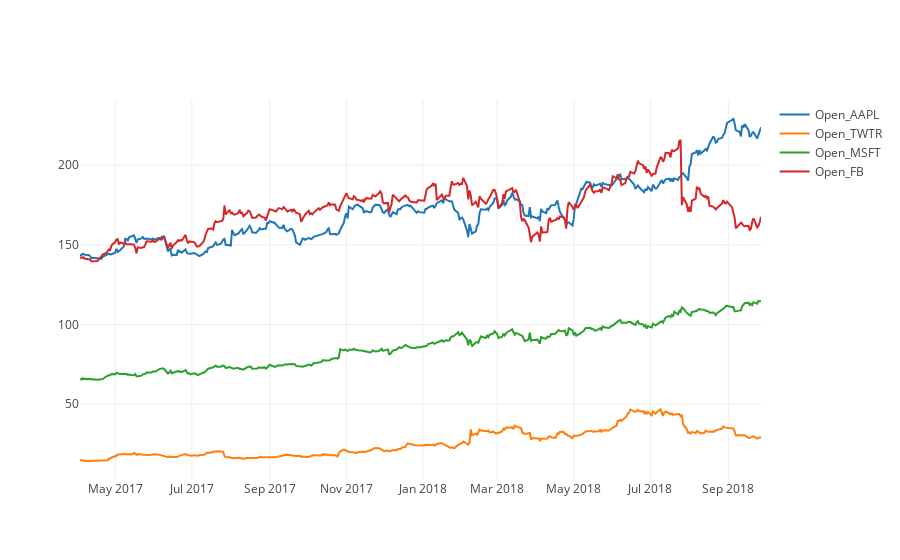

Notebook code cell kept with this figure:
### Markdown cell above
`AAPL` and `FB` are in the upper of the graph with prices around 150-200. `MSFT` is around 60-100. And, `TWTR` is around 20-30.

### Code cell
def to_plot(df):
    out = []
    for c in df.columns:
        tmp = go.Scatter(x=df.index, y=df[c], mode = 'lines', name=c)
        out.append(tmp)
    return out

py.offline.plot(to_plot(train), filename = 'train.html', auto_open=False)
py.offline.iplot(to_plot(train))

### Figure 1 — Plotly figure (JSON) as saved in the notebook; plotly's stock layout.template omitted (floating-point values rounded to 4 significant figures; data arrays with more than 128 entries replaced by an {"elided": "..."} marker saying what was removed)
{"data": [{"mode": "lines", "name": "Open_AAPL", "type": "scatter", "uid": "cfb8121e-c2bb-11e8-a232-e8b1fcc1dc1a", "x": {"elided": "376 str values"}, "y": {"elided": "376 float values"}}, {"mode": "lines", "name": "Open_TWTR", "type": "scatter", "uid": "cfb8121f-c2bb-11e8-bcbf-e8b1fcc1dc1a", "x": {"elided": "376 str values"}, "y": {"elided": "376 float values"}}, {"mode": "lines", "name": "Open_MSFT", "type": "scatter", "uid": "cfb81220-c2bb-11e8-b60a-e8b1fcc1dc1a", "x": {"elided": "376 str values"}, "y": {"elided": "376 float values"}}, {"mode": "lines", "name": "Open_FB", "type": "scatter", "uid": "cfb81221-c2bb-11e8-98d9-e8b1fcc1dc1a", "x": {"elided": "376 str values"}, "y": {"elided": "376 float values"}}], "layout": {}}
